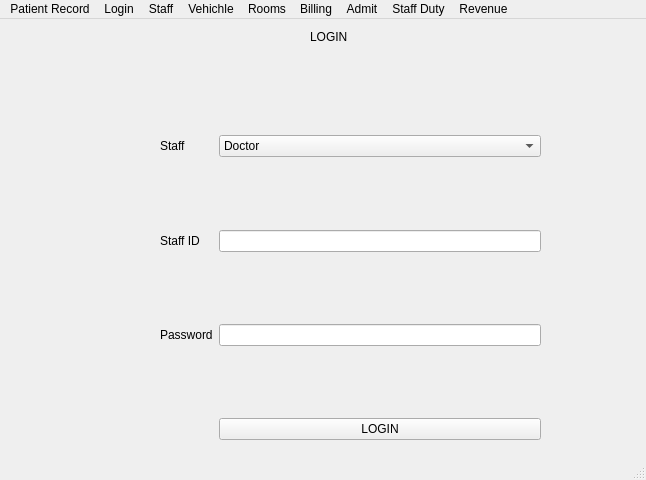
<?xml version="1.0" encoding="UTF-8"?>
<ui version="4.0">
 <class>MainWindow</class>
 <widget class="QMainWindow" name="MainWindow">
  <property name="geometry">
   <rect>
    <x>0</x>
    <y>0</y>
    <width>646</width>
    <height>480</height>
   </rect>
  </property>
  <property name="windowTitle">
   <string>MainWindow</string>
  </property>
  <widget class="QWidget" name="centralwidget">
   <widget class="QWidget" name="formLayoutWidget">
    <property name="geometry">
     <rect>
      <x>160</x>
      <y>50</y>
      <width>381</width>
      <height>371</height>
     </rect>
    </property>
    <layout class="QFormLayout" name="formLayout">
     <item row="0" column="0">
      <spacer name="verticalSpacer">
       <property name="orientation">
        <enum>Qt::Vertical</enum>
       </property>
       <property name="sizeHint" stdset="0">
        <size>
         <width>20</width>
         <height>40</height>
        </size>
       </property>
      </spacer>
     </item>
     <item row="1" column="0">
      <widget class="QLabel" name="staffLabel">
       <property name="text">
        <string>Staff</string>
       </property>
      </widget>
     </item>
     <item row="1" column="1">
      <widget class="QComboBox" name="staffComboBox">
       <item>
        <property name="text">
         <string>Doctor</string>
        </property>
       </item>
       <item>
        <property name="text">
         <string>Nurse</string>
        </property>
       </item>
       <item>
        <property name="text">
         <string>Ward Boy</string>
        </property>
       </item>
       <item>
        <property name="text">
         <string>Driver</string>
        </property>
       </item>
       <item>
        <property name="text">
         <string>Reception</string>
        </property>
       </item>
      </widget>
     </item>
     <item row="3" column="0">
      <widget class="QLabel" name="staffIDLabel">
       <property name="text">
        <string>Staff ID</string>
       </property>
      </widget>
     </item>
     <item row="3" column="1">
      <widget class="QLineEdit" name="staffIDLineEdit"/>
     </item>
     <item row="4" column="1">
      <spacer name="verticalSpacer_3">
       <property name="orientation">
        <enum>Qt::Vertical</enum>
       </property>
       <property name="sizeHint" stdset="0">
        <size>
         <width>20</width>
         <height>40</height>
        </size>
       </property>
      </spacer>
     </item>
     <item row="5" column="0">
      <widget class="QLabel" name="passwordLabel">
       <property name="text">
        <string>Password</string>
       </property>
      </widget>
     </item>
     <item row="5" column="1">
      <widget class="QLineEdit" name="passwordLineEdit"/>
     </item>
     <item row="6" column="1">
      <spacer name="verticalSpacer_4">
       <property name="orientation">
        <enum>Qt::Vertical</enum>
       </property>
       <property name="sizeHint" stdset="0">
        <size>
         <width>20</width>
         <height>40</height>
        </size>
       </property>
      </spacer>
     </item>
     <item row="7" column="1">
      <widget class="QPushButton" name="pushButton">
       <property name="text">
        <string>LOGIN</string>
       </property>
      </widget>
     </item>
     <item row="2" column="1">
      <spacer name="verticalSpacer_2">
       <property name="orientation">
        <enum>Qt::Vertical</enum>
       </property>
       <property name="sizeHint" stdset="0">
        <size>
         <width>20</width>
         <height>40</height>
        </size>
       </property>
      </spacer>
     </item>
    </layout>
   </widget>
   <widget class="QLabel" name="label">
    <property name="geometry">
     <rect>
      <x>310</x>
      <y>10</y>
      <width>55</width>
      <height>16</height>
     </rect>
    </property>
    <property name="text">
     <string>LOGIN</string>
    </property>
   </widget>
  </widget>
  <widget class="QMenuBar" name="menubar">
   <property name="geometry">
    <rect>
     <x>0</x>
     <y>0</y>
     <width>646</width>
     <height>26</height>
    </rect>
   </property>
   <widget class="QMenu" name="menuRevenue">
    <property name="title">
     <string>Revenue</string>
    </property>
   </widget>
   <widget class="QMenu" name="menuStaff_Duty">
    <property name="title">
     <string>Staff Duty</string>
    </property>
   </widget>
   <widget class="QMenu" name="menuBilling">
    <property name="title">
     <string>Billing</string>
    </property>
   </widget>
   <widget class="QMenu" name="menuRooms">
    <property name="title">
     <string>Rooms</string>
    </property>
   </widget>
   <widget class="QMenu" name="menuVehichle">
    <property name="title">
     <string>Vehichle</string>
    </property>
   </widget>
   <widget class="QMenu" name="menuStaff">
    <property name="title">
     <string>Staff</string>
    </property>
   </widget>
   <widget class="QMenu" name="menuLogin">
    <property name="title">
     <string>Login</string>
    </property>
   </widget>
   <widget class="QMenu" name="menuPatient_Record">
    <property name="title">
     <string>Patient Record</string>
    </property>
   </widget>
   <widget class="QMenu" name="menuAdmit">
    <property name="title">
     <string>Admit</string>
    </property>
   </widget>
   <addaction name="menuPatient_Record"/>
   <addaction name="menuLogin"/>
   <addaction name="menuStaff"/>
   <addaction name="menuVehichle"/>
   <addaction name="menuRooms"/>
   <addaction name="menuBilling"/>
   <addaction name="menuAdmit"/>
   <addaction name="menuStaff_Duty"/>
   <addaction name="menuRevenue"/>
  </widget>
  <widget class="QStatusBar" name="statusbar"/>
 </widget>
 <resources/>
 <connections/>
</ui>
